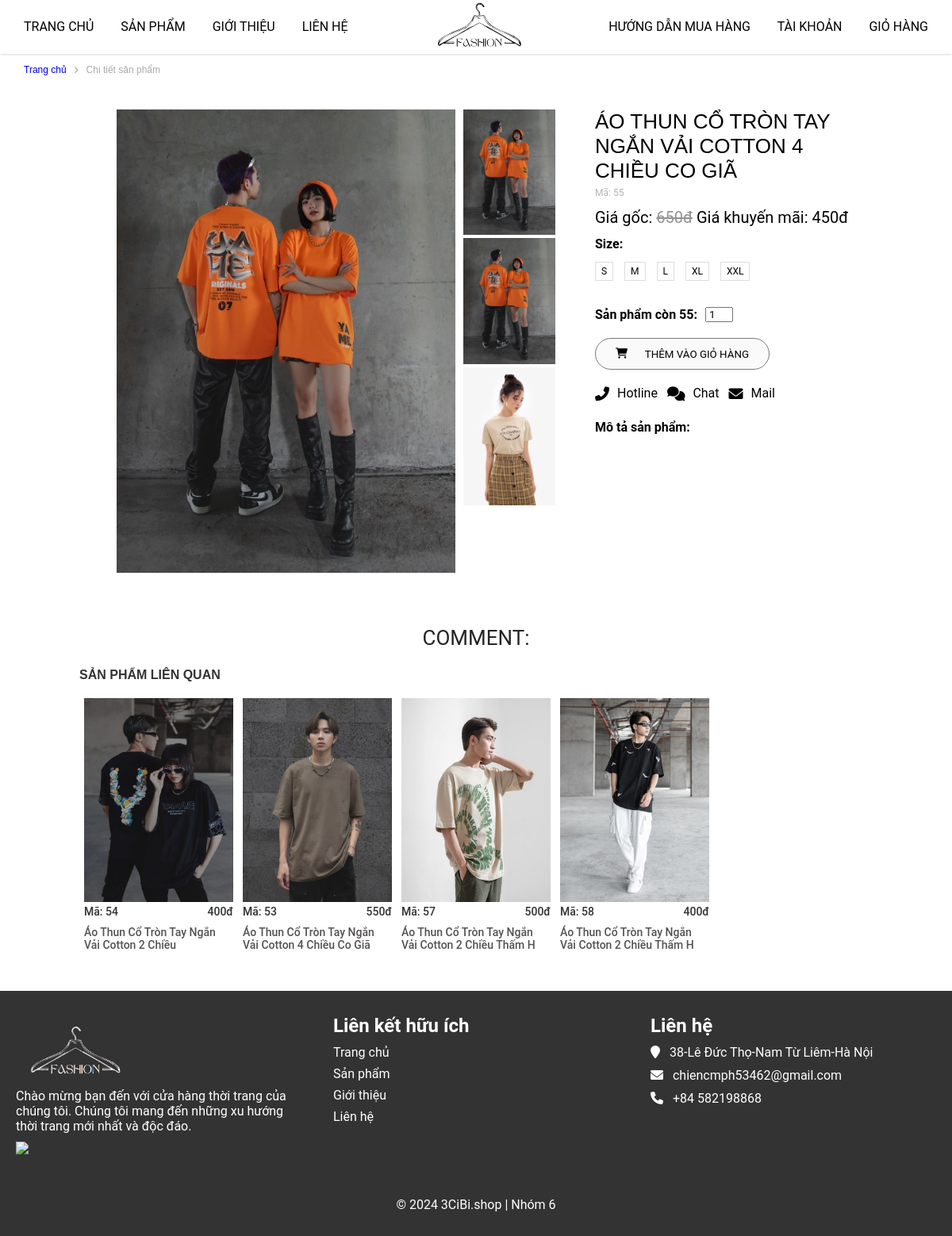
Page /?mod=product&act=ctsanpham&id=55 on the committed database.
### tables this page shows
CREATE TABLE `sanpham` (
  `masp` int NOT NULL,
  `tensp` varchar(50) NOT NULL,
  `dongia` int NOT NULL,
  `khuyenmai` int NOT NULL,
  `soluong` int NOT NULL,
  `ngaytao` datetime NOT NULL DEFAULT CURRENT_TIMESTAMP,
  `anh` varchar(500) DEFAULT NULL,
  `mota` text NOT NULL,
  `soluotxem` int NOT NULL,
  `hoatdong` int NOT NULL,
  `madm` int NOT NULL,
  `mabl` int NOT NULL
);

### model/products.php (called while the page is built, shortened)
<?php
    function get_product($id){
        $sql = "SELECT s.*, d.tendm FROM sanpham s INNER JOIN danhmuc d ON s.madm = d.madm WHERE s.masp=".$id;
        $conn = pdo_get_connection();
        $stmt = $conn->prepare($sql);
        $stmt->execute();
        return $stmt->fetch();
    }
    function get_randomByCategories($id){
        $sql = "SELECT * FROM sanpham WHERE madm = $id ORDER BY rand() LIMIT 4 ";
        $conn = pdo_get_connection();
        $stmt = $conn->prepare($sql);
        $stmt->execute();
        return $stmt->fetchAll();
    }
?>

### view/page_ctsanpham.php (the view, shortened to what this page needs)
<main>
    <div class="container-danhmuc">
        <div class="danhmuc-top row">
            <p><a href="?mod=page&act=home">Trang chủ</a></p><i class="fa-solid fa-angle-right"></i><p>Chi tiết sản phẩm</p>
        </div>
    </div>
    <section class="product-2">
        <div class="container-product">
            <div class="product-content row">
                <div class="product-content-left row">
                    <div class="product-content-left-big-img">
                        <img src="upload/product/<?=$ctsanpham['anh']?>" alt="#">
                    </div>
                    <div class="product-content-left-small-img">
                        <img src="upload/product/<?=$ctsanpham['anh']?>" alt="#">
                        <img src="upload/product/<?=$ctsanpham['anh']?>" alt="#">
                        <img src="assets_user/img/anhnu8.webp" alt="#">
                    </div>
                </div>
                <div class="product-content-right">
                    <div class="product-content-right-product-name">
                        <h1><?=$ctsanpham['tensp']?></h1>
                        <p>Mã: <?=$ctsanpham['masp']?></p>
                    </div>
                    <div class="product-content-right-product-price">
                        <p>Giá gốc: <del style="color: #949292;"><?=$ctsanpham['dongia']?>đ</del> Giá khuyến mãi: <?=$ctsanpham['khuyenmai']?>đ</p>
                    </div>
                    <div class="product-content-right-product-size">
                        <p style="font-weight: bold">Size: </p>
                        <div class="size">
                            <span>S</span>
                            <span>M</span>
                            <span>L</span>
                            <span>XL</span>
                            <span>XXL</span>
                        </div>
                    </div>
                    <div class="quantity">
                        <p style="font-weight: bold">Sản phẩm còn <?=$ctsanpham['masp']?>: </p>
                        <input type="number" min="0" value="1">
                    </div>
                    <div class="product-content-right-product-button">
                        <a href="?mod=product&act=addToCart&id=<?=$ctsanpham['masp']?>"><button><i class="fas fa-shopping-cart"></i><p>THÊM VÀO GIỎ HÀNG</p></button></a>
                    </div>
                    <div class="product-content-right-product-icon">
                        <div class="product-content-right-product-icon-item">
                            <i class="fas fa-phone-alt"></i> <p>Hotline</p>
                        </div>
                        <div class="product-content-right-product-icon-item">
                            <i class="fas fa-comments"></i> <p>Chat</p>
                        </div>
                        <div class="product-content-right-product-icon-item">
                            <i class="fas fa-envelope"></i> <p>Mail</p>
                        </div>
                    </div>
                    <div class="product-content-right-product-rgin-botton">
                        <p style="font-weight: bold; margin-bottom: 10px; margin-top: 24px">Mô tả sản phẩm:</p>
                        <br>
                    </div>
                </div>
            </div>
        </div>
    </section>
    <section class="product-related">
        <h2>COMMENT:</h2>
        <div class="product-related-title">
            <p>SẢN PHẨM LIÊN QUAN</p>
        </div>
        <div class="product-content row">
        <?php foreach($spcungdanhmuc as $ctsanpham): ?>
            <div class="product-related-item">
                <a href="?mod=product&act=ctsanpham&id=<?=$ctsanpham['masp']?>"><img src="upload/product/<?=$ctsanpham['anh']?>"><br></a>
                <p>Mã: <?=$ctsanpham['masp']?><span><?=$ctsanpham['khuyenmai']?>đ</span></p>
                <a href=""><h3><?=$ctsanpham['tensp']?></h3></a>
            </div>
        <?php endforeach; ?>
        </div>
    </section>
</main>

### assets_user/css/style.css (style rules this page uses)
:root { --main-text-font: Arial, Helvetica, sans-serif; }
* { margin: 0; padding: 0; box-sizing: border-box; font-family: "Roboto", "HelveticaNeue", "Helvetica Neue", sans-serif; }
body { align-items: center; }
a { text-decoration: none; }
main { margin-top: 68px; }
main h2 { text-transform: uppercase; font-size: 26px; color: #252525; line-height: 36px; text-align: center; font-weight: 400; font-style: normal; margin-top: 30px; }
h3 { padding-top: 10px; padding-bottom: 30px; font-size: 20px; font-weight: 400; }
.row { display: flex; flex-wrap: wrap; }
.container-danhmuc { margin: 0; }
.danhmuc-top { width: 100%; height: 40px; margin-left: 20px; align-items: center; }
.danhmuc-top .fa-solid { color: #aaa; font-size: 10px; }
.danhmuc-top p { color: #aaa; font-family: var(--main-text-font); padding: 10px; font-size: 12px; }
.danhmuc-top p a { font-family: var(--main-text-font); margin: 0px; font-size: 12px; }
.product-2 { padding: 30px 100px; }
.product-content-left { width: 60%; }
.product-content-left-big-img { width: 80.7%; padding-right: 10px; }
.product-content-left-big-img img { width: 90%; margin-left: 10%; }
.product-content-left-small-img { width: 19.3%; }
.product-content-left-small-img img { width: 100%; }
.product-content-right { width: 35%; margin-left: 50px; }
.product-content-right-product-name h1 { font-family: var(--main-text-font); font-size: 26px; text-transform: uppercase; margin-bottom: 5px; font-weight: 500; }
.product-content-right-product-name p { color: #b6b2b2; font-size: 12px; }
.product-content-right-product-price { margin: 12px 0; font-size: 20px; font-family: var(--main-text-font); }
.size span { display: inline-block; padding: 4px 7px; border: 1px solid #dddddd; margin: 13px 10px 13px 0; font-size: 12px; cursor: pointer; }
.quantity { display: flex; margin-bottom: 20px; }
.quantity { margin-top: 20px; }
.quantity input { margin-left: 10px; width: 35px; padding-left: 3px; }
.product-content-right-product-button button { width: 220px; height: 40px; display: block; padding:0 25px; margin: 20px 0 12px; transition: all 0.3s ease; }
.product-content-right-product-button button:first-child { display: flex; justify-content: space-between; align-items: center; background-color: #fafafa; border: 1px solid rgb(122, 122, 122); cursor: pointer; border-radius: 40px; }
.product-content-right-product-icon { margin-top: 20px; display: flex; }
.product-content-right-product-icon-item { display: flex; margin-right: 12px; justify-content: center; align-items: center; }
.product-content-right-product-icon i { font-size: 18px; margin-right: 10px; }
.product-related { margin: 10px 100px; }
.product-related-title { margin: 20px 0; }
.product-related-title p { font-family: var(--main-text-font); font-size: 16px; font-weight: bold; color: #333333; }
.product-related-item { width: 20%; padding: 0 6px; }
.product-related-item a h3 { color: #555252; font-size: 14px; margin-bottom: 10px; font-weight: 500; }
.product-related-item p { display: flex; justify-content: space-between; color: #333333; font-size: 14px; font-weight: 500; }
.product-related-item img { width: 100%; }

### rows in the picture
sanpham: anh (picture), tensp "ÁO THUN CỔ TRÒN TAY NGẮN VẢI COTTON 4 CHIỀU CO GIÃ", masp "55", dongia "650", khuyenmai "450"
sanpham: anh (picture), masp "54", khuyenmai "400", tensp "Áo Thun Cổ Tròn Tay Ngắn Vải Cotton 2 Chiều"
sanpham: anh (picture), masp "53", khuyenmai "550", tensp "Áo Thun Cổ Tròn Tay Ngắn Vải Cotton 4 Chiều Co Giã"
sanpham: anh (picture), masp "57", khuyenmai "500", tensp "Áo Thun Cổ Tròn Tay Ngắn Vải Cotton 2 Chiều Thấm H"
sanpham: anh (picture), masp "58", khuyenmai "400", tensp "Áo Thun Cổ Tròn Tay Ngắn Vải Cotton 2 Chiều Thấm H"
